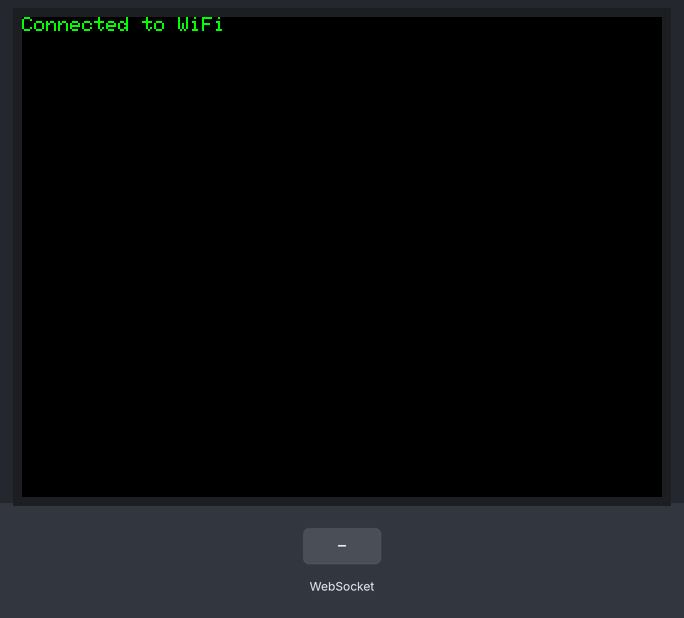
Simulated run of this program. Board: ESP32. Parts: 320×240 colour display. The inputs (shaded band) are chosen by the test bench. WiFi joins after 1.5 s; servers stay silent unless stated.

Above: at 1.8 s.
5.0 s: WebSocket text "1" received
At 5.3 s:
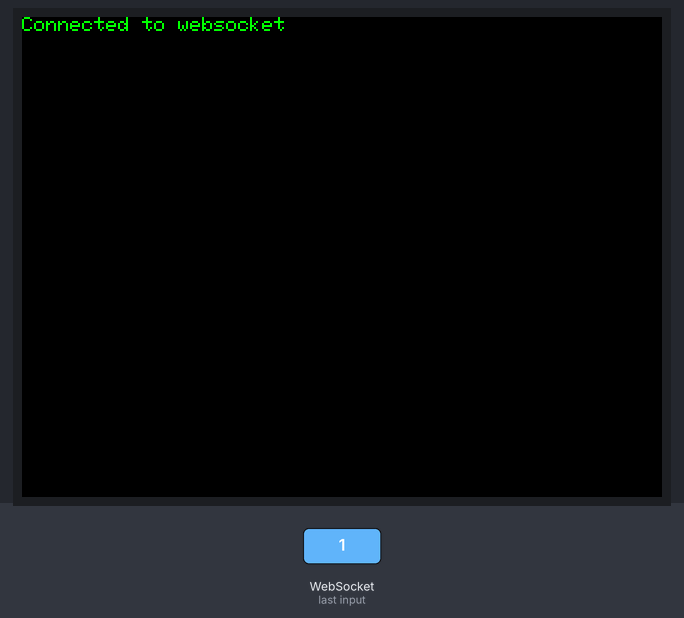
Timing chart, 0 to 8.0 s (numbered marks = the images above; inputs shaded):
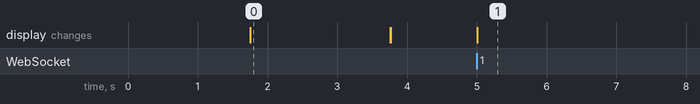

The program:

main.cpp
```cpp
#include <WiFi.h>
#include <WiFiMulti.h>
#include <TFT_eSPI.h>
#include <WebSocketsClient.h>

const char *host = WS_HOST;
const int port = WS_PORT;
const char *path = WS_PATH;

const int SCREEN_WIDTH = 320;
const int SCREEN_HEIGHT = 240;

const uint16_t screenBgColor = TFT_BLACK;
const uint16_t statusBgColor = TFT_BLACK;
const uint16_t messageBgColor = TFT_BLACK;

TFT_eSPI tft = TFT_eSPI();
TFT_eSprite sprMessage = TFT_eSprite(&tft);
TFT_eSprite sprStatus = TFT_eSprite(&tft);

WiFiMulti wifiMulti;
WebSocketsClient webSocket;

int x = 0;
int distance = 100;
int textWidth = 0;
int textHeight = 0;
String theMessage = "";

void SetMessage(String msg)
{
  theMessage = msg;
  textWidth = sprMessage.textWidth(theMessage);
  textHeight = sprMessage.fontHeight();
}

void onEvent(WStype_t type, uint8_t *payload, size_t length)
{
  switch (type)
  {
  case WStype_DISCONNECTED:
    sprStatus.fillSprite(statusBgColor);
    sprStatus.setCursor(0, 0);
    sprStatus.setTextColor(TFT_RED, statusBgColor);
    sprStatus.printf("Disconnected from websocket");
    sprStatus.pushSprite(0, 0);
    break;

  case WStype_CONNECTED:
    sprStatus.fillSprite(statusBgColor);
    sprStatus.setCursor(0, 0);
    sprStatus.setTextColor(TFT_GREEN, statusBgColor);
    sprStatus.printf("Connected to websocket");
    sprStatus.pushSprite(0, 0);
    break;

  case WStype_TEXT:
    SetMessage(String((char *)payload));
    break;

  case WStype_ERROR:
    Serial.print("ws error: ");
    Serial.println(String((char *)payload));
    break;

  // Handle binary data
  case WStype_BIN:
    Serial.println(String((char *)payload));
    break;
  }
}

void connectToWifi()
{
  sprStatus.fillSprite(statusBgColor);

  auto wifiString = "Connecting to WiFi";
  auto wifiStringWidth = sprStatus.textWidth(wifiString);

  sprStatus.setCursor(0, 0);
  sprStatus.setTextColor(TFT_YELLOW, statusBgColor);
  sprStatus.printf(wifiString);
  sprStatus.pushSprite(0, 0);

  // WiFi.begin(ssid, password);

  while (wifiMulti.run(3000) != WL_CONNECTED)
  {
    sprStatus.printf(".");
    sprStatus.pushSprite(0, 0);
  }

  sprStatus.fillSprite(statusBgColor);
  sprStatus.setTextColor(TFT_GREEN, statusBgColor);
  sprStatus.setCursor(0, 0);
  sprStatus.printf("Connected to WiFi");
  sprStatus.pushSprite(0, 0);

  delay(2000);

  sprStatus.fillSprite(statusBgColor);
  sprStatus.pushSprite(0, 0);
}

void connectWebSocket()
{
  sprStatus.setCursor(0, 0);
  sprStatus.setTextColor(TFT_YELLOW, statusBgColor);
  sprStatus.printf("Connecting to websocket");
  sprStatus.pushSprite(0, 0);

  webSocket.setReconnectInterval(5000);
  webSocket.beginSSL(host, port, path);
  webSocket.onEvent(onEvent);
}

void setup()
{
  Serial.begin(115200);

  wifiMulti.addAP(WIFI1_SSID, WIFI1_PASSWORD);
  wifiMulti.addAP(WIFI2_SSID, WIFI2_PASSWORD);

  tft.init();
  tft.setRotation(1);
  tft.fillScreen(screenBgColor);

  sprMessage.createSprite(SCREEN_WIDTH, 50);
  sprMessage.setTextWrap(false, false);
  sprMessage.setTextColor(TFT_WHITE, messageBgColor);
  sprMessage.setTextSize(6);

  sprStatus.createSprite(SCREEN_WIDTH, 10);
  sprStatus.setTextWrap(false, false);
  sprStatus.setTextColor(TFT_WHITE, statusBgColor);
  sprStatus.setTextSize(1);

  connectToWifi();

  connectWebSocket();
}

auto scrollDelay = 250;
auto sinceLastScroll = scrollDelay;

auto lastTime = millis();
void loop()
{
  auto current = millis();
  auto sinceLast = current - lastTime;
  lastTime = current;

  // Serial.println(sinceLast);

  webSocket.loop();

  if (!theMessage.isEmpty() && webSocket.isConnected() && sinceLastScroll >= scrollDelay)
  {
    sinceLastScroll = 0;

    auto yCursor = sprMessage.height() / 2 - textHeight / 2;

    sprMessage.fillSprite(messageBgColor);
    sprMessage.setCursor(x, yCursor);
    sprMessage.println(theMessage);

    // scroll in second text
    if (x < -distance + SCREEN_WIDTH)
    {
      sprMessage.setCursor(x + (textWidth + distance), yCursor);
      sprMessage.println(theMessage);
    }

    sprMessage.pushSprite(0, SCREEN_HEIGHT / 2 - sprMessage.height() / 2);

    x--;

    if (x < -textWidth)
    {
      // first text is out, move x to second text
      x += (textWidth + distance);
    }
  }

  sinceLastScroll += current;
}
```

Measured:
- after the input at 5.0 s, the display: changes at once (image 1)
- what the display in image 0 shows lasts 2.1 s, from 1.7 s to 3.8 s
